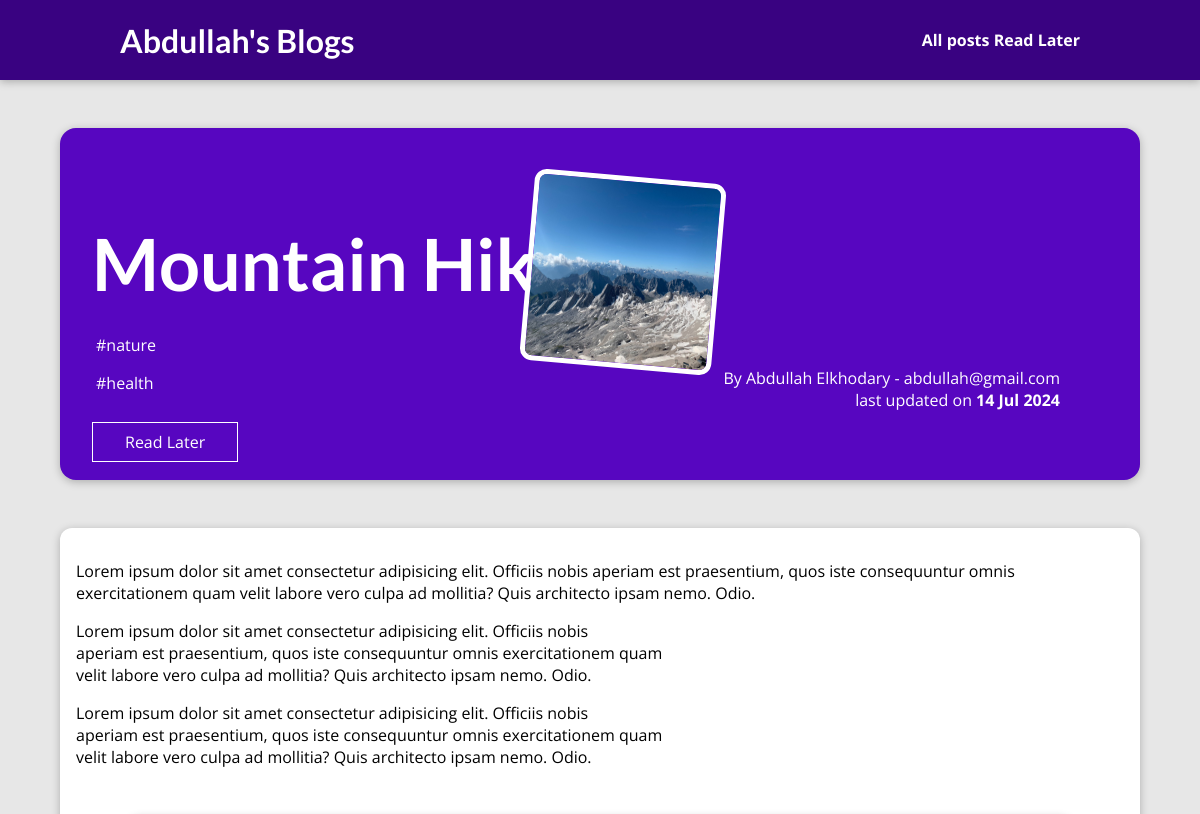
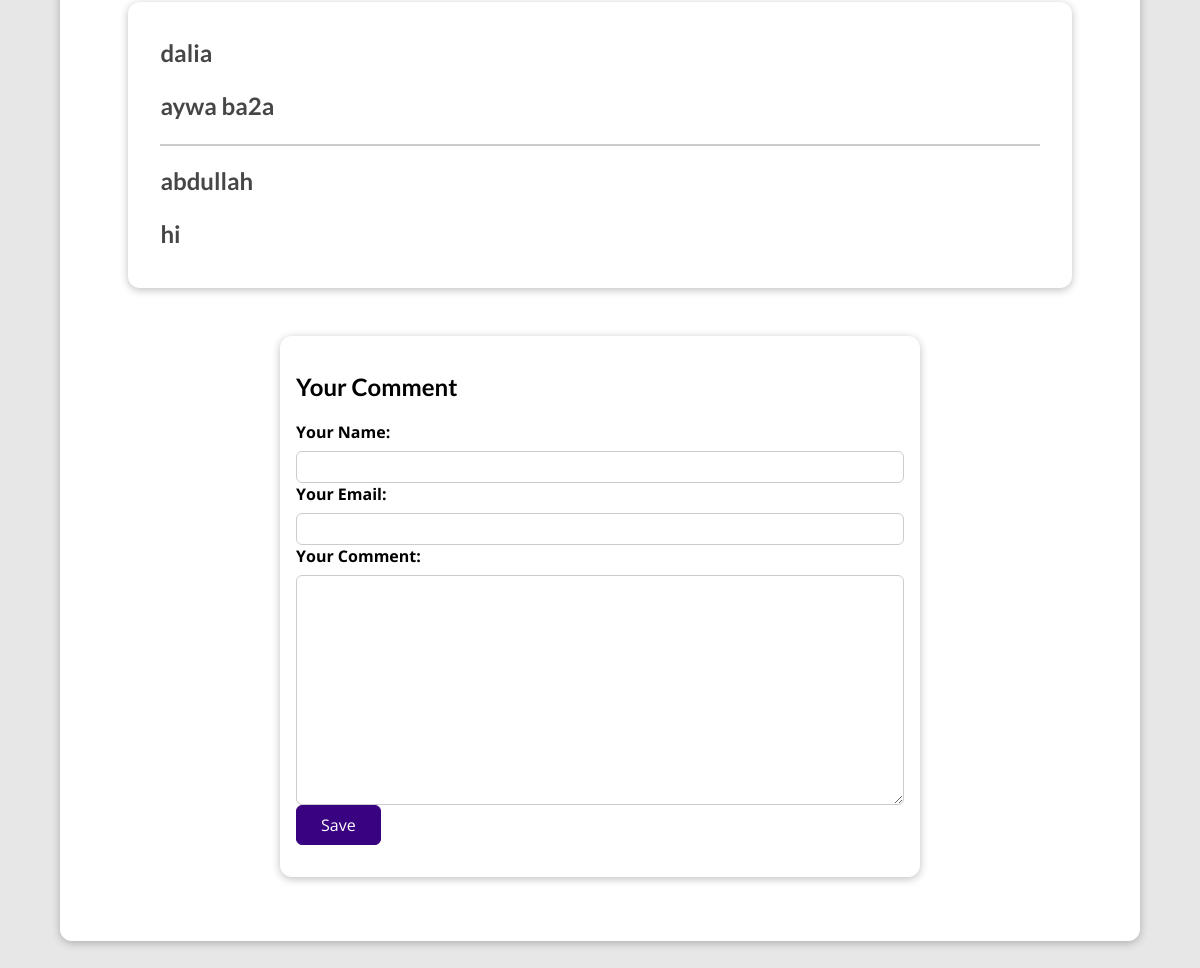
The app's page /blog/posts/hike-in-the-mountains with its own data (2 pictures, top to bottom).
### blog/models.py (models this page shows, shortened)
class Post(models.Model):
    slug = models.SlugField(unique= True, default="", null=False, db_index= True)
    title = models.CharField(max_length=50)
    image = models.ImageField(upload_to="posts")
    date = models.DateField(null= True, auto_now=True)
    content = models.TextField(validators=[MinLengthValidator(10)])
    excerpt = models.CharField(max_length= 200, null= True)
    author = models.ForeignKey(Author,null= True, on_delete=models.SET_NULL, related_name= "posts")
    tags = models.ManyToManyField(Tag )

class Tag(models.Model):
    caption = models.CharField(max_length=20)

class Author(models.Model):
    first_name = models.CharField(max_length=100)
    last_name = models.CharField(max_length=100)
    email = models.EmailField(max_length=100)
    def fullname(self):
        return f"{self.first_name} {self.last_name} - {self.email}"
    def __str__(self):
        return self.fullname()

class Comment(models.Model):
    username= models.CharField(max_length= 120)
    user_email = models.EmailField()
    text = models.TextField(max_length= 300)
    post = models.ForeignKey(Post, on_delete= models.CASCADE, related_name= "comments")

### blog/views.py (the view, shortened to what this page needs)
# urls.py: path("posts/<slug:slug>", views.SinglePostView.as_view(), name = "post_detail_page"),
class SinglePostView(View):
    def get(self,request,slug):
        post = Post.objects.get(slug = slug)
        context = {
            "post":post,
            "post_tags": post.tags.all(),
            "comment_form":CommentForm(),
            "comments":post.comments.all().order_by("-id")
        }
        return render(request,"blog/post-detail.html",context)

### blog/forms.py
class CommentForm(forms.ModelForm):
    class Meta:
        model = Comment
        exclude = ["post"]
        labels = {
            "username": "Your Name",
            "user_email": "Your Email",
            "text": "Your Comment",
        }

### blog/templates/blog/post-detail.html (shortened to what this page needs)
{% extends "base.html" %}
{%load static%}
{%block css_files%}
    <link rel="stylesheet" href= "{%static "blog/post-detail.css" %}">
{%endblock%}
{%block page_content%}
<section id= "summary">
    <h2> {{post.title}}</h2>
    <div class = "tag">
        {%for tag in post_tags%}
            <p>{{tag.caption}}</p>
        {%endfor%}
    </div>
    <div id = "read-later">
        <form action= "{% url "read-later" %}"  method = "POST">
            <button> Read Later </button>
        </form>
    </div>
    <article>
        <img src= {{post.image.url}} alt = "{{post.title}}" />
        <addresss> By <a href= "mailto:{{post.author.email}}">{{post.author}} </a></adress>
        <div>
            last updated on <time> {{post.date|date:"d M Y"}} </time>
        </div>
    </article>
</section>
<main>
    <p>
        {{post.content|linebreaks}}
    </p>
    <section id = "comments">
        <ul>
            {%for comment in comments%}
            <li>
                <h2>{{comment.username}}<h2>
                <p> {{comment.text | linebreaks}}</p>
            </li>
            {%endfor%}
        </ul>
    </section>
    <div id = "comment-form">
        <h2> Your Comment</h2>
        <form class = "form-control" action="{% url "post_detail_page" post.slug %}" method="POST">
            {%for form_field in comment_form %}
            {{form_field.label_tag}}
            {{form_field}}
            {%endfor%}
            <button>Save</button>
        </form>
    </div>
</main>
{%endblock%}

### templates/base.html (shortened to what this page needs)
{% load static %}
<!DOCTYPE html>
<html lang="en">
<head>
    <link rel = "stylesheet" href= "{% static "app.css" %}">
    {%block css_files%}{%endblock%}
</head>
<body>
    <header id= "main-navigation">
        <h1> <a href = "{% url "starting_page" %}"> Abdullah's Blogs</a></h1>
        <nav>
            <a href = "{% url "posts_page" %}"> All posts</a>
            <a href = "{% url "read-later" %}"> Read Later</a>
        </nav>
    </header>
    {%block page_content%} {%endblock%}
</body>
</html>

### static/app.css (style rules this page uses)
* { box-sizing: border-box; }
html { font-family: 'Open Sans', 'Lato', sans-serif; }
body { margin: 0; }
h1, h2, h3 { font-family: 'Lato', sans-serif; font-weight: bold; }
#main-navigation { width: 100%; height: 5rem; display: flex; justify-content: space-between; align-items: center; padding: 0 10%; position: absolute; top: 0; left: 0; }
#main-navigation a { text-decoration: none; color: white; font-weight: bold; }

### blog/static/blog/post-detail.css (style rules this page uses)
body { background-color: #e7e7e7; }
#main-navigation { background-color: #390281; box-shadow: 0 2px 8px rgba(0, 0, 0, 0.25); }
#summary { margin: 8rem auto 3rem auto; padding: 2rem; width: 90%; max-width: 90rem; border-radius: 16px; background-color: #5706c0; position: relative; box-shadow: 0 2px 8px rgba(0, 0, 0, 0.25); height: 22rem; }
#summary h2 { color: white; font-size: 4.5rem; margin-bottom: 0.25rem; }
#summary article { position: absolute; top: 2rem; right: 3rem; padding: 1rem 2rem; border-radius: 12px; text-align: right; color: white; }
#summary article img { width: 12rem; height: 12rem; border-radius: 12px; transform: rotateZ(5deg); border: 5px solid white; margin-bottom: 1rem; }
#summary a { color: white; text-decoration: none; }
#summary time { font-weight: bold; }
#read-later { margin: 0.25rem 0; }
#read-later button { background-color: transparent; border: 1px solid white; padding: 0.5rem 2rem; font: inherit; color: white; cursor: pointer; }
main { width: 90%; max-width: 90rem; margin: 3rem auto; background-color: white; padding: 1rem; border-radius: 12px; box-shadow: 0 2px 8px rgba(0, 0, 0, 0.25); }
.tag { color: white; padding: 0.5rem 0.25rem; border-radius: 8px; }
#comment-form { margin: 3rem auto; width: 90%; max-width: 40rem; border-radius: 12px; background-color: white; box-shadow: 0 2px 8px rgba(0, 0, 0, 0.25); padding: 1rem; }
#comment-form button { font: inherit; background-color: #390281; color: white; border: 1px solid #390281; padding: 0.5rem 1.5rem; border-radius: 6px; cursor: pointer; }
.form-control { margin-bottom: 1rem; }
.form-control label { font-weight: bold; margin-bottom: 0.5rem; display: block; }
.form-control input, .form-control textarea { display: block; width: 100%; font: inherit; padding: 0.25rem; border-radius: 6px; border: 1px solid #ccc; }
#comments { margin: 3rem auto; width: 90%; max-width: 60rem; border-radius: 12px; background-color: white; box-shadow: 0 2px 8px rgba(0, 0, 0, 0.25); padding: 1rem 2rem; }
#comments ul { list-style: none; margin: 0; padding: 0; }
#comments li { margin-bottom: 1rem; border-bottom: 2px solid #ccc; }
#comments li:last-of-type { border-bottom: none; }
#comments h2 { color: #464646; }

### records on screen
Post: title "Mountain Hiking", image (picture), author "Abdullah Elkhodary - abdullah@gmail.com", date "14 Jul 2024", content "Lorem ipsum dolor sit amet consectetur adipisicing elit. Officiis nobis aperiam est praesentium, quos iste consequuntur omnis exercitationem quam velit labore vero culpa ad mollitia? Quis architecto ipsam nemo. Odio. Lorem ipsum dolor sit amet consectetur adipisicing elit. Officiis nobis aperiam est praesentium, quos iste consequuntur omnis exercitationem quam velit labore vero culpa ad mollitia? Quis architecto ipsam nemo. Odio. Lorem ipsum dolor sit amet consectetur adipisicing elit. Officiis nobis aperiam est praesentium, quos iste consequuntur omnis exercitationem quam velit labore vero culpa ad mollitia? Quis architecto ipsam nemo. Odio."
Tag: caption "#nature"
Tag: caption "#health"
Comment: username "dalia", text "aywa ba2a"
Comment: username "abdullah", text "hi"
